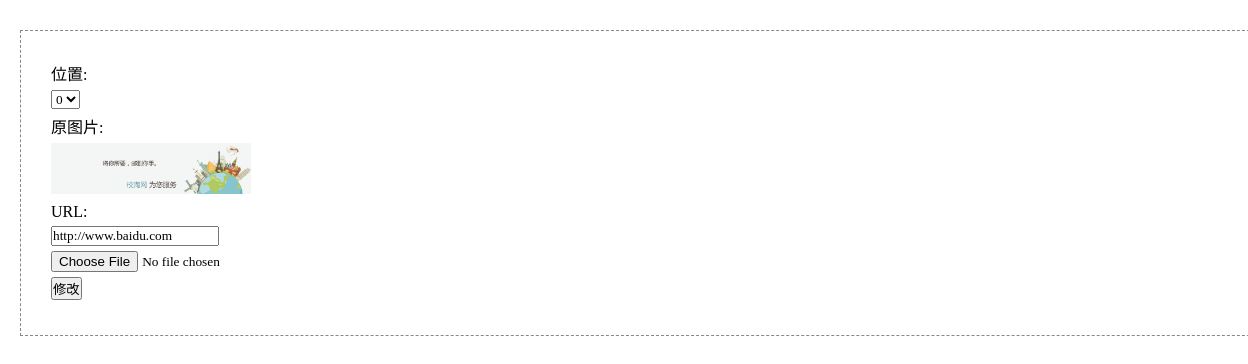
Page /admin/advert/edit.php?id=8 (signed in) on the committed database.
### tables this page shows
CREATE TABLE IF NOT EXISTS `advert` (
  `id` int(11) NOT NULL AUTO_INCREMENT,
  `img` varchar(100) NOT NULL,
  `pos` tinyint(4) NOT NULL,
  `url` varchar(100) NOT NULL,
  PRIMARY KEY (`id`)
);

### admin/advert/edit.php (the view, shortened to what this page needs)
<?php
$id=$_GET['id'];
$sql="select *  from advert where id='$id'";
$rst=mysql_query($sql);
$row=mysql_fetch_assoc($rst);
?>
<!DOCTYPE html>
<html lang="en">
<head>
	<link rel="stylesheet" href="../public/css/index.css">
</head>
<body>
	<div class="main">
		<form action="update.php" method="POST" enctype="multipart/form-data">
			<p>位置:</p>
			<p>
			<select name='pos'>
				<?php
					switch ($row['pos']) {
						case '0':
							echo "<option value='0' select>0</option>";
							break;
					}
				?>
			</select>
			</p>
			<p>原图片:</p>
			<p><img src='../../public/advert/<?php echo $row['img'] ?>' alt="" width='200px'></p>
			<p>URL:</p>
			<p><input type="text" name='url' value='<?php echo $row['url']?>'></p>
			<p><input type="file" name="img"></p>
			<p><input type="submit" name="submit" value="修改"></p>
		</form>
	</div>
</body>
</html>

### admin/public/css/index.css (style rules this page uses)
* { margin:0px; padding:0px; font-family: 微软雅黑; }
.main { margin-left:20px; margin-top:30px; }
.main form { border:1px dashed #888; padding:30px; width:98%; margin-right:30px; }
.main form p { margin-bottom:5px; }

### rows in the picture
advert: pos "0", img (picture), url "http://www.baidu.com"
